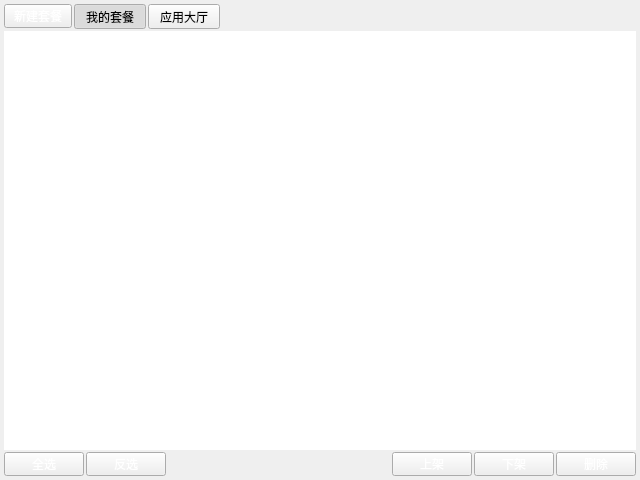
<?xml version="1.0" encoding="UTF-8"?>
<ui version="4.0">
 <class>FormBundleList</class>
 <widget class="QWidget" name="FormBundleList">
  <property name="geometry">
   <rect>
    <x>0</x>
    <y>0</y>
    <width>640</width>
    <height>480</height>
   </rect>
  </property>
  <property name="windowTitle">
   <string>Form</string>
  </property>
  <property name="styleSheet">
   <string notr="true">QWidget {
	font: 25 9pt &quot;微软雅黑&quot;;
}

QTreeView::item {
	margin: 5px;
}

QPushButton {
	color: #ffffff;
	border-width: 2px;
	border-image: url(:/skins/skins/btn_blue.png) 2 2;
	min-width: 64px;
	min-height: 20px;
}

QPushButton::hover {
	color: #ffffff;
	border-width: 2px;
	border-image: url(:/skins/skins/btn_blue_hover.png) 2 2;
}

QPushButton::pressed {
	color: #ffffff;
	border-width: 2px;
	border-image: url(:/skins/skins/btn_blue_pressed.png) 2 2;
}

#btn_new_bundle {
	color: #ffffff;
	border-width: 2px;
	border-image: url(:/skins/skins/btn_yellow.png) 2 2;
}

#btn_new_bundle::hover {
	color: #ffffff;
	border-width: 2px;
	border-image: url(:/skins/skins/btn_yellow_hover.png) 2 2;
}

#btn_new_bundle::pressed {
	color: #ffffff;
	border-width: 2px;
	border-image: url(:/skins/skins/btn_yellow_pressed.png) 2 2;
}
</string>
  </property>
  <layout class="QGridLayout" name="gridLayout">
   <property name="leftMargin">
    <number>4</number>
   </property>
   <property name="topMargin">
    <number>4</number>
   </property>
   <property name="rightMargin">
    <number>4</number>
   </property>
   <property name="bottomMargin">
    <number>4</number>
   </property>
   <property name="spacing">
    <number>2</number>
   </property>
   <item row="0" column="1">
    <widget class="QToolButton" name="btn_bundle_list">
     <property name="minimumSize">
      <size>
       <width>72</width>
       <height>24</height>
      </size>
     </property>
     <property name="text">
      <string>我的套餐</string>
     </property>
     <property name="checkable">
      <bool>true</bool>
     </property>
     <property name="checked">
      <bool>true</bool>
     </property>
    </widget>
   </item>
   <item row="0" column="2">
    <widget class="QToolButton" name="btn_web_apps">
     <property name="minimumSize">
      <size>
       <width>72</width>
       <height>24</height>
      </size>
     </property>
     <property name="text">
      <string>应用大厅</string>
     </property>
     <property name="checkable">
      <bool>true</bool>
     </property>
    </widget>
   </item>
   <item row="0" column="3">
    <spacer name="horizontalSpacer_2">
     <property name="orientation">
      <enum>Qt::Horizontal</enum>
     </property>
     <property name="sizeHint" stdset="0">
      <size>
       <width>376</width>
       <height>20</height>
      </size>
     </property>
    </spacer>
   </item>
   <item row="1" column="0" colspan="4">
    <widget class="QStackedWidget" name="stackedWidget">
     <widget class="QWidget" name="page_bundlelist">
      <layout class="QGridLayout" name="gridLayout_2">
       <property name="leftMargin">
        <number>0</number>
       </property>
       <property name="topMargin">
        <number>0</number>
       </property>
       <property name="rightMargin">
        <number>0</number>
       </property>
       <property name="bottomMargin">
        <number>0</number>
       </property>
       <property name="spacing">
        <number>2</number>
       </property>
       <item row="1" column="0">
        <widget class="QPushButton" name="btn_sel_all">
         <property name="minimumSize">
          <size>
           <width>68</width>
           <height>24</height>
          </size>
         </property>
         <property name="maximumSize">
          <size>
           <width>16777215</width>
           <height>24</height>
          </size>
         </property>
         <property name="text">
          <string>全选</string>
         </property>
        </widget>
       </item>
       <item row="1" column="1">
        <widget class="QPushButton" name="btn_sel_rev">
         <property name="minimumSize">
          <size>
           <width>68</width>
           <height>24</height>
          </size>
         </property>
         <property name="maximumSize">
          <size>
           <width>16777215</width>
           <height>24</height>
          </size>
         </property>
         <property name="text">
          <string>反选</string>
         </property>
        </widget>
       </item>
       <item row="1" column="2">
        <spacer name="horizontalSpacer">
         <property name="orientation">
          <enum>Qt::Horizontal</enum>
         </property>
         <property name="sizeHint" stdset="0">
          <size>
           <width>138</width>
           <height>20</height>
          </size>
         </property>
        </spacer>
       </item>
       <item row="1" column="3">
        <widget class="QPushButton" name="btn_enable">
         <property name="minimumSize">
          <size>
           <width>68</width>
           <height>24</height>
          </size>
         </property>
         <property name="maximumSize">
          <size>
           <width>16777215</width>
           <height>24</height>
          </size>
         </property>
         <property name="text">
          <string>上架</string>
         </property>
        </widget>
       </item>
       <item row="1" column="4">
        <widget class="QPushButton" name="btn_disable">
         <property name="minimumSize">
          <size>
           <width>68</width>
           <height>24</height>
          </size>
         </property>
         <property name="maximumSize">
          <size>
           <width>16777215</width>
           <height>24</height>
          </size>
         </property>
         <property name="text">
          <string>下架</string>
         </property>
        </widget>
       </item>
       <item row="1" column="5">
        <widget class="QPushButton" name="btn_del">
         <property name="minimumSize">
          <size>
           <width>68</width>
           <height>24</height>
          </size>
         </property>
         <property name="maximumSize">
          <size>
           <width>16777215</width>
           <height>24</height>
          </size>
         </property>
         <property name="text">
          <string>删除</string>
         </property>
        </widget>
       </item>
       <item row="0" column="0" colspan="6">
        <widget class="QTreeView" name="tv_bundlelist">
         <property name="frameShape">
          <enum>QFrame::NoFrame</enum>
         </property>
         <property name="editTriggers">
          <set>QAbstractItemView::NoEditTriggers</set>
         </property>
         <property name="alternatingRowColors">
          <bool>true</bool>
         </property>
         <property name="iconSize">
          <size>
           <width>32</width>
           <height>32</height>
          </size>
         </property>
         <property name="indentation">
          <number>5</number>
         </property>
         <property name="sortingEnabled">
          <bool>true</bool>
         </property>
        </widget>
       </item>
      </layout>
     </widget>
    </widget>
   </item>
   <item row="0" column="0">
    <widget class="QToolButton" name="btn_new_bundle">
     <property name="minimumSize">
      <size>
       <width>68</width>
       <height>24</height>
      </size>
     </property>
     <property name="maximumSize">
      <size>
       <width>16777215</width>
       <height>24</height>
      </size>
     </property>
     <property name="text">
      <string>新建套餐</string>
     </property>
    </widget>
   </item>
  </layout>
 </widget>
 <resources/>
 <connections/>
</ui>
